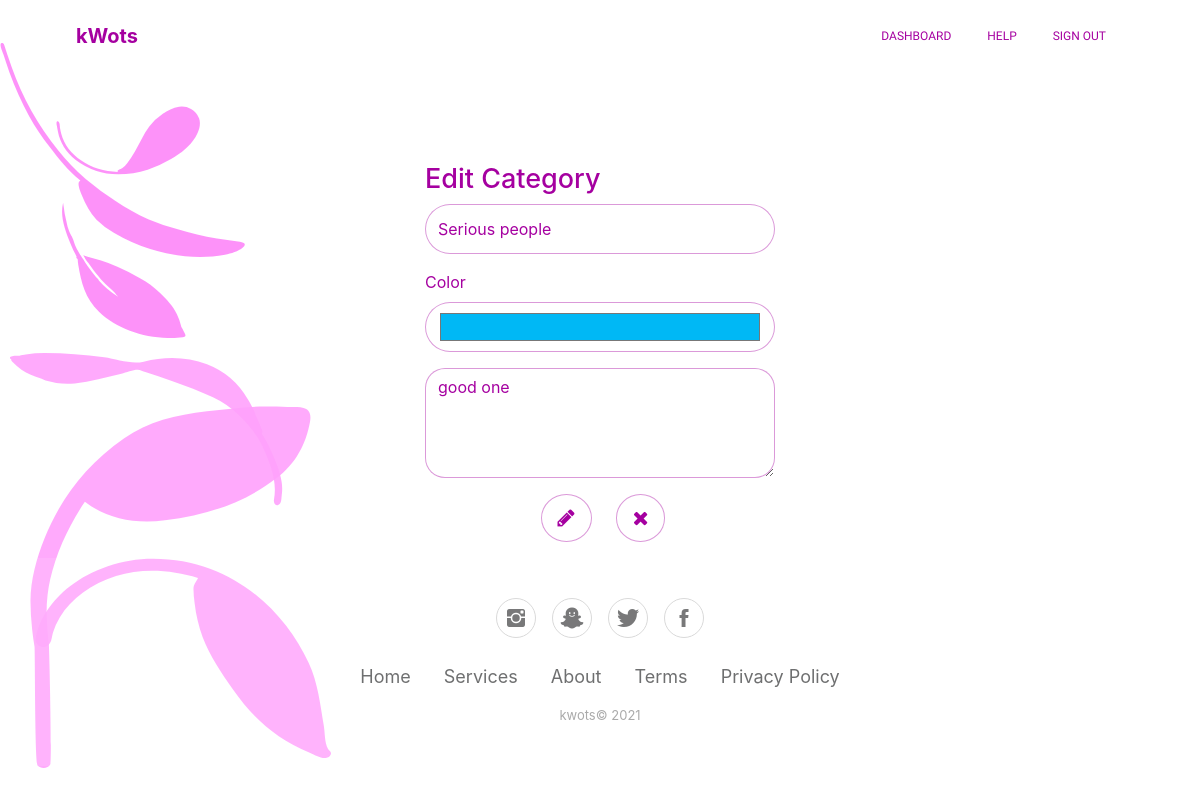
Screenshot of /quote/edit-category/12/ (signed in) with the database file from the repository.
### app/models.py (models this page shows, shortened)
class Category(db.Model):
    __tablename__ = 'categories'
    id = db.Column(db.Integer, primary_key = True)
    name = db.Column(db.String, nullable = False, unique = True)
    color_id = db.Column(db.Integer, db.ForeignKey('colors.id'))
    quotes = db.relationship('Quote', backref = 'category')
    icon = db.Column(db.String)
    user_id = db.Column(db.Integer, db.ForeignKey('users.id'))
    description = db.Column(db.String, nullable = True)

class Color(db.Model):
    __tablename__ = 'colors'
    id = db.Column(db.Integer, primary_key = True)
    name = db.Column(db.String, nullable = False)
    category = db.relationship('Category', backref = 'color', uselist = False)

### app/quote/views.py (the view, shortened to what this page needs)
@quote_bp.route('/edit-category/<int:category_id>/', methods=['GET', 'POST'])
@login_required
def edit_category(category_id):
    category = Category.query.filter_by(id = category_id).first()
    color = Color.query.filter_by(id = category.color.id).first()
    form = AddCategoryForm()
    form.color.data = color.name
    color = color.name
    form.name.data = category.name
    description = category.description
    return render_template('edit-category.html', form = form, description=description, color=color, category = category)

### app/forms.py
class AddCategoryForm(FlaskForm):
    name = StringField('', validators=[InputRequired(message='title is required')])
    color = StringField('')
    description = TextAreaField('')
    add_category = SubmitField('')

### app/__init__.py (called while the page is built)
def create_app(config):
    app = Flask(__name__)
    app.config.from_object(config)
    db.init_app(app)
    api = Api(app)
    login_manager = LoginManager(app)
    login_manager.login_view = "auth_bp.login"
    from .auth import auth_bp
    from .quote import quote_bp
    from .user import user_bp
    from .views import main_bp
    from .api import api_bp
    app.register_blueprint(api_bp)
    app.register_blueprint(auth_bp)
    app.register_blueprint(user_bp)
    app.register_blueprint(quote_bp)
    app.register_blueprint(main_bp)
    from .models import Color, Category, Quote, User
    @login_manager.user_loader
    def loader(user_id):
        return User.query.get(int(user_id))
    with app.app_context():
        db.create_all()
        return app

### app/templates/edit-category.html (shortened to what this page needs)
{% extends "base.html" %}
{% block content %}
<div  class= "addcategory-bg">
    {% include "nav.html" %}
        <div class="container">
            <div class="row">
                <div class="col-md-4"></div>
                <div class="col-md-4 register-column">
                    <h1 class="mb-2" style="color: rgb(165,0,160);font-size: 27px;">Edit Category</h1>
                    <form method="POST" action="{{url_for('quote_bp.edit_category', category_id = category.id)}}">
                        <div class="form-group has-success has-feedback">{{ form.name(class="form-control form-field shadow-btn", placeholder = "Name")}}</div>
                        <div class="form-group has-success has-feedback"><label style="color: rgb(165,0,160);">Color</label><input type="color" class="form-control form-field shadow-btn" name="color" value="{{ color }}"></div>
                        <div class="form-group has-success has-feedback"><textarea class="form-control textarea-field shadow-btn" placeholder="Description" rows="4" name="description">{{ description }}</textarea></div>
                        <div class="form-group" style="padding-left: 33%;"><button class="btn btn-primary btn-lg border rounded-circle shadow-btn round-btn white-bg" type="submit"><i class="fa fa-pencil"></i></button><a href="{{ url_for('user_bp.dashboard')}}" class="btn btn-primary btn-lg border rounded-circle shadow-btn round-btn white-bg ml-4"><i class="fa fa-close"></i></a></div>
                    </form>
                </div>
                <div class="col"></div>
            </div>
        </div>
    <div class="footer-basic">
        <footer>
            <div class="social"><a href="#"><i class="icon ion-social-instagram purple-hover"></i></a><a href="#"><i class="icon ion-social-snapchat purple-hover"></i></a><a href="#"><i class="icon ion-social-twitter purple-hover"></i></a><a href="#"><i class="icon ion-social-facebook purple-hover"></i></a></div>
            <ul
                class="list-inline">
                <li class="list-inline-item"><a href="#">Home</a></li>
                <li class="list-inline-item"><a href="#">Services</a></li>
                <li class="list-inline-item"><a href="#">About</a></li>
                <li class="list-inline-item"><a href="#">Terms</a></li>
                <li class="list-inline-item"><a href="#">Privacy Policy</a></li>
                </ul>
                <p class="copyright">kwots© 2021</p>
        </footer>
    </div>
</div>
{% endblock %}

### app/static/css/Footer-Basic.css (style rules this page uses)
.footer-basic { padding: 40px 0; background-color: rgba(255,255,255,.1); color: #4b4c4d; }
.footer-basic ul { padding: 0; list-style: none; text-align: center; font-size: 18px; line-height: 1.6; margin-bottom: 0; }
.footer-basic li { padding: 0 10px; }
.footer-basic ul a { color: inherit; text-decoration: none; opacity: 0.8; }
.footer-basic .social { text-align: center; padding-bottom: 25px; }
.footer-basic .social > a { font-size: 24px; width: 40px; height: 40px; line-height: 40px; display: inline-block; text-align: center; border-radius: 50%; border: 1px solid #ccc; margin: 0 8px; color: inherit; opacity: 0.75; }
.footer-basic .copyright { margin-top: 15px; text-align: center; font-size: 13px; color: #aaa; margin-bottom: 0; }

### app/static/css/main.css (style rules this page uses)
.form-field { height: 50px; border-radius: 100px; color: rgb(165,0,160); border-color: rgba(165,0,160,0.4); }
.register-column { padding-top: 8%; }
.textarea-field { height: 50px; border-radius: 20px; color: rgb(165,0,160); border-color: rgba(165,0,160,0.4); }
.round-btn { border-radius: 100%; }
.white-bg { background-color: white; color: rgb(165,0,160); border-color: rgba(165,0,160,.4) !important; }
.addcategory-bg { background-image: url(../img/category-bg.svg); background-repeat: no-repeat; background-position: left; background-size: contain; height: 768px; }

### rows the page displays
Category: name "Serious people", description "good one"
Color: color "#00b8f5"
